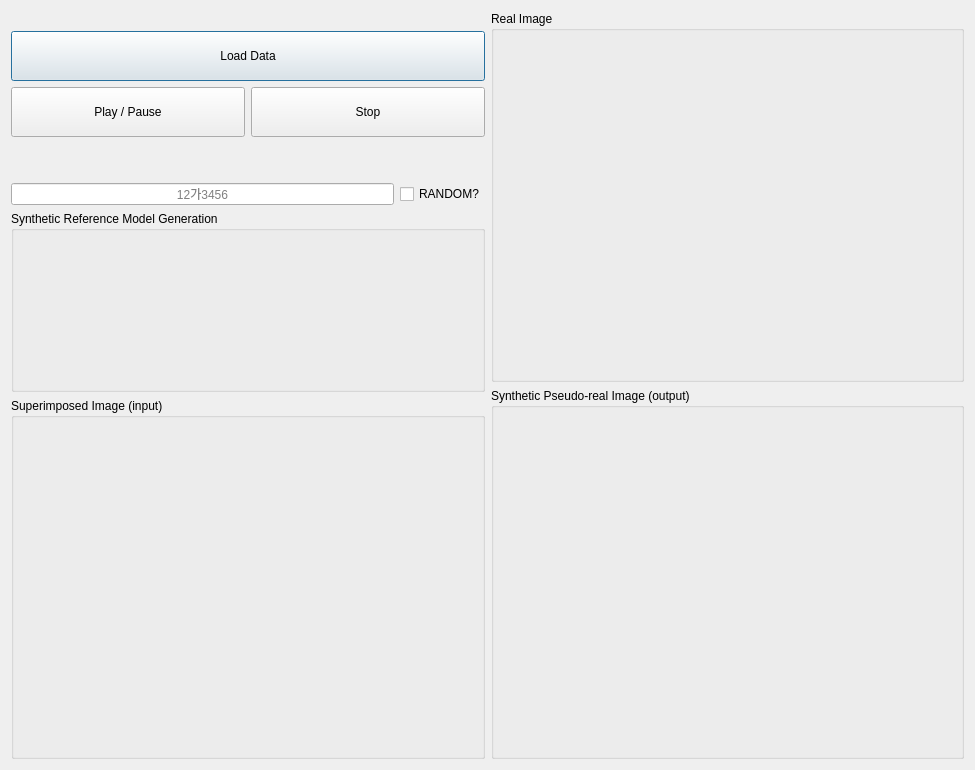
<?xml version="1.0" encoding="UTF-8"?>
<ui version="4.0">
 <class>Dialog</class>
 <widget class="QDialog" name="Dialog">
  <property name="geometry">
   <rect>
    <x>0</x>
    <y>0</y>
    <width>975</width>
    <height>770</height>
   </rect>
  </property>
  <property name="windowTitle">
   <string>Synthetic pseudo-real License Plate Generation DEMO</string>
  </property>
  <layout class="QHBoxLayout" name="horizontalLayout">
   <item>
    <layout class="QVBoxLayout" name="verticalLayout_left">
     <item>
      <spacer name="verticalSpacer_2">
       <property name="orientation">
        <enum>Qt::Vertical</enum>
       </property>
       <property name="sizeType">
        <enum>QSizePolicy::Minimum</enum>
       </property>
       <property name="sizeHint" stdset="0">
        <size>
         <width>20</width>
         <height>20</height>
        </size>
       </property>
      </spacer>
     </item>
     <item>
      <widget class="QPushButton" name="pushButton_load_folder">
       <property name="sizePolicy">
        <sizepolicy hsizetype="Expanding" vsizetype="Fixed">
         <horstretch>0</horstretch>
         <verstretch>0</verstretch>
        </sizepolicy>
       </property>
       <property name="minimumSize">
        <size>
         <width>0</width>
         <height>50</height>
        </size>
       </property>
       <property name="text">
        <string>Load Data</string>
       </property>
      </widget>
     </item>
     <item>
      <layout class="QHBoxLayout" name="horizontalLayout_upper">
       <item>
        <widget class="QPushButton" name="pushButton_play_pause">
         <property name="sizePolicy">
          <sizepolicy hsizetype="Expanding" vsizetype="Fixed">
           <horstretch>0</horstretch>
           <verstretch>0</verstretch>
          </sizepolicy>
         </property>
         <property name="minimumSize">
          <size>
           <width>0</width>
           <height>50</height>
          </size>
         </property>
         <property name="text">
          <string>Play / Pause</string>
         </property>
        </widget>
       </item>
       <item>
        <widget class="QPushButton" name="pushButton_stop">
         <property name="sizePolicy">
          <sizepolicy hsizetype="Expanding" vsizetype="Fixed">
           <horstretch>0</horstretch>
           <verstretch>0</verstretch>
          </sizepolicy>
         </property>
         <property name="minimumSize">
          <size>
           <width>0</width>
           <height>50</height>
          </size>
         </property>
         <property name="text">
          <string>Stop</string>
         </property>
        </widget>
       </item>
      </layout>
     </item>
     <item>
      <spacer name="verticalSpacer">
       <property name="orientation">
        <enum>Qt::Vertical</enum>
       </property>
       <property name="sizeType">
        <enum>QSizePolicy::Minimum</enum>
       </property>
       <property name="sizeHint" stdset="0">
        <size>
         <width>20</width>
         <height>40</height>
        </size>
       </property>
      </spacer>
     </item>
     <item>
      <layout class="QHBoxLayout" name="horizontalLayout_lower">
       <item>
        <widget class="QLineEdit" name="lineEdit_desired_label">
         <property name="text">
          <string/>
         </property>
         <property name="alignment">
          <set>Qt::AlignCenter</set>
         </property>
         <property name="placeholderText">
          <string>12가3456</string>
         </property>
        </widget>
       </item>
       <item>
        <widget class="QCheckBox" name="checkBox_random">
         <property name="sizePolicy">
          <sizepolicy hsizetype="Minimum" vsizetype="Fixed">
           <horstretch>0</horstretch>
           <verstretch>0</verstretch>
          </sizepolicy>
         </property>
         <property name="text">
          <string>RANDOM?</string>
         </property>
        </widget>
       </item>
      </layout>
     </item>
     <item>
      <widget class="QGroupBox" name="groupBox_ref_model">
       <property name="sizePolicy">
        <sizepolicy hsizetype="Expanding" vsizetype="Minimum">
         <horstretch>0</horstretch>
         <verstretch>0</verstretch>
        </sizepolicy>
       </property>
       <property name="title">
        <string>Synthetic Reference Model Generation</string>
       </property>
       <layout class="QVBoxLayout" name="verticalLayout_3">
        <item>
         <spacer name="verticalSpacer_3">
          <property name="orientation">
           <enum>Qt::Vertical</enum>
          </property>
          <property name="sizeType">
           <enum>QSizePolicy::Minimum</enum>
          </property>
          <property name="sizeHint" stdset="0">
           <size>
            <width>20</width>
            <height>20</height>
           </size>
          </property>
         </spacer>
        </item>
        <item>
         <widget class="QLabel" name="label_image_ref_model">
          <property name="sizePolicy">
           <sizepolicy hsizetype="Expanding" vsizetype="Minimum">
            <horstretch>0</horstretch>
            <verstretch>0</verstretch>
           </sizepolicy>
          </property>
          <property name="minimumSize">
           <size>
            <width>0</width>
            <height>100</height>
           </size>
          </property>
          <property name="text">
           <string/>
          </property>
         </widget>
        </item>
        <item>
         <spacer name="verticalSpacer_4">
          <property name="orientation">
           <enum>Qt::Vertical</enum>
          </property>
          <property name="sizeType">
           <enum>QSizePolicy::Minimum</enum>
          </property>
          <property name="sizeHint" stdset="0">
           <size>
            <width>20</width>
            <height>20</height>
           </size>
          </property>
         </spacer>
        </item>
       </layout>
      </widget>
     </item>
     <item>
      <widget class="QGroupBox" name="groupBox_superimpose">
       <property name="sizePolicy">
        <sizepolicy hsizetype="Expanding" vsizetype="Expanding">
         <horstretch>0</horstretch>
         <verstretch>0</verstretch>
        </sizepolicy>
       </property>
       <property name="title">
        <string>Superimposed Image (input)</string>
       </property>
       <layout class="QVBoxLayout" name="verticalLayout">
        <item>
         <widget class="QLabel" name="label_image_superimpose">
          <property name="sizePolicy">
           <sizepolicy hsizetype="Expanding" vsizetype="Fixed">
            <horstretch>0</horstretch>
            <verstretch>0</verstretch>
           </sizepolicy>
          </property>
          <property name="minimumSize">
           <size>
            <width>0</width>
            <height>160</height>
           </size>
          </property>
          <property name="text">
           <string/>
          </property>
         </widget>
        </item>
       </layout>
      </widget>
     </item>
    </layout>
   </item>
   <item>
    <layout class="QVBoxLayout" name="verticalLayout_right">
     <item>
      <widget class="QGroupBox" name="groupBox_origin">
       <property name="title">
        <string>Real Image</string>
       </property>
       <layout class="QHBoxLayout" name="horizontalLayout_7">
        <item>
         <widget class="QLabel" name="label_image_origin">
          <property name="sizePolicy">
           <sizepolicy hsizetype="Expanding" vsizetype="Expanding">
            <horstretch>0</horstretch>
            <verstretch>0</verstretch>
           </sizepolicy>
          </property>
          <property name="text">
           <string/>
          </property>
         </widget>
        </item>
       </layout>
      </widget>
     </item>
     <item>
      <widget class="QGroupBox" name="groupBox_gen">
       <property name="title">
        <string>Synthetic Pseudo-real Image (output)</string>
       </property>
       <layout class="QHBoxLayout" name="horizontalLayout_6">
        <item>
         <widget class="QLabel" name="label_image_gen">
          <property name="sizePolicy">
           <sizepolicy hsizetype="Expanding" vsizetype="Expanding">
            <horstretch>0</horstretch>
            <verstretch>0</verstretch>
           </sizepolicy>
          </property>
          <property name="text">
           <string/>
          </property>
         </widget>
        </item>
       </layout>
      </widget>
     </item>
    </layout>
   </item>
  </layout>
 </widget>
 <resources/>
 <connections/>
</ui>
